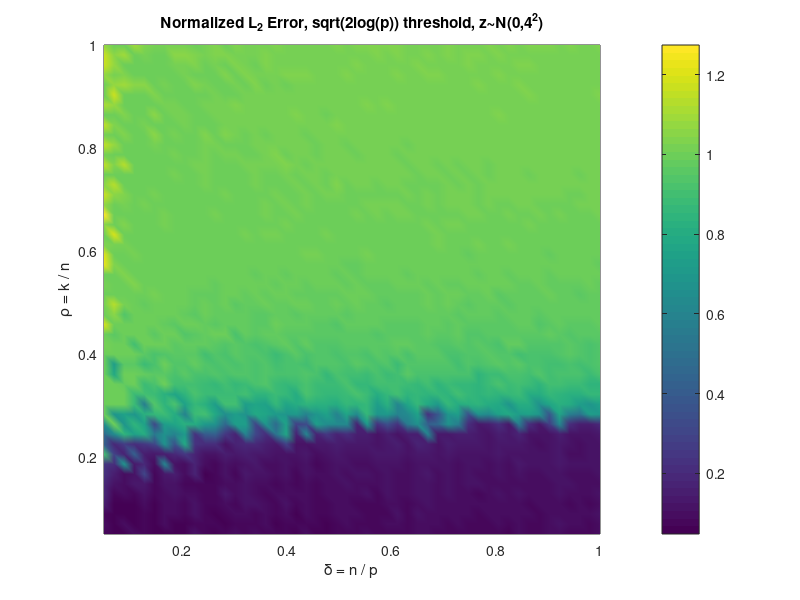

The MATLAB source for this figure:
% Figure 4: Phase diagram when the underlying sparse model is recovered
% using the Forward Stepwise Algorithm, with the number of variables, p,
% fixed at 200. Variables were greedily added to the model until no 
% remaining t-statistic was greater than sqrt{2log(p)}. The phase transition 
% is striking here: there is a very sharp dropoff below which the algorithm
% recovers the model with near zero error, and above which the model is 
% unrecoverable. Along the x-axis the level of underdeterminedness decreases,
% and along the y-axis the level of sparsity of the underlying model 
% increases. Each color indicates a different median normalized l_2
% error of the coefficients ||betahat - beta||_2 / ||beta||_2 over 30
% realizations.

load Fig4Data;

deltaLen = 50;
rhoLen = 50;
deltaArr = linspace(0.05,1,deltaLen);
rhoArr = linspace(0.05,1,rhoLen);
[Delta,Rho] = meshgrid(deltaArr,rhoArr);
zi=4;

mErrVecL2n = (squeeze(median(shiftdim(squeeze(ErrVecL2(zi,:,:,:)),2))))';
    pcolor(Delta,Rho,mErrVecL2n); shading interp; colorbar;
    xlabel('\delta = n / p'); ylabel('\rho = k / n');
    title('Normalized L_2 Error, sqrt(2log(p)) threshold, z~N(0,4^2)')


%
% Copyright (c) 2006. Victoria Stodden
%  

%
% Part of SparseLab Version:100
% Created Tuesday March 28, 2006
% This is Copyrighted Material
% For Copying permissions see COPYING.m
% Comments? e-mail sparselab@stanford.edu
%